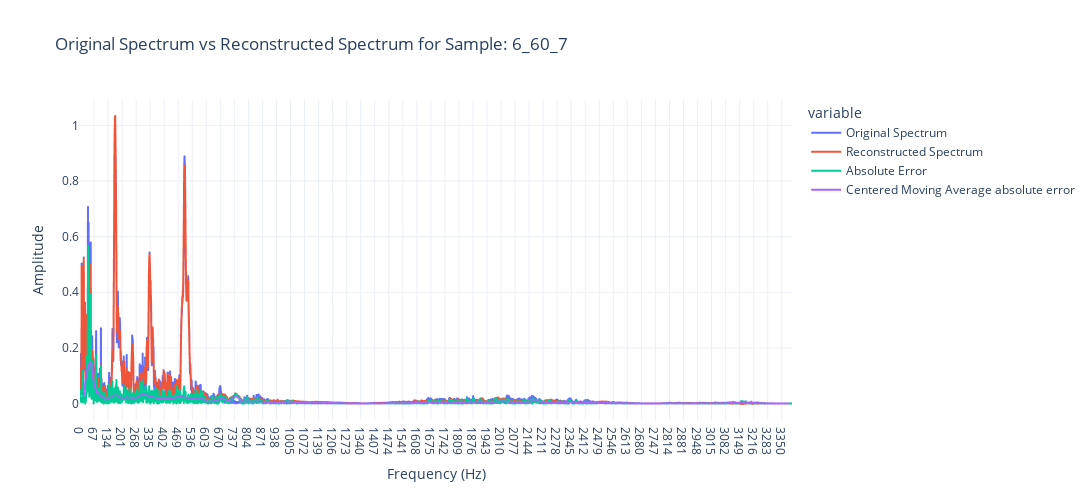
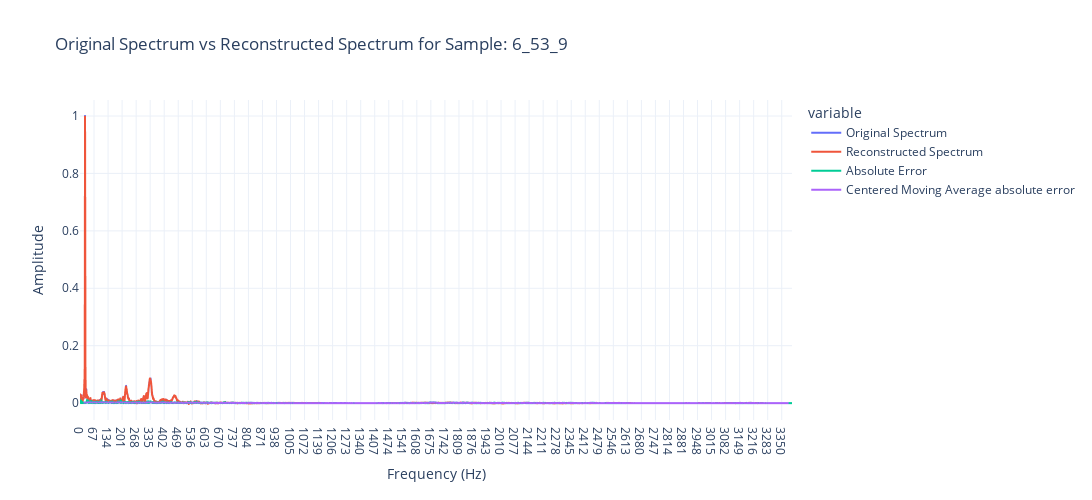

These figures' notebook cell, in order:
### Code cell
# take the first sample with the highest reconstruction error and plot the original spectrum and the reconstructed spectrum
sample_with_highest_error = reconstruction_error_pca_df.sort_values(by='Reconstruction Error', ascending=False).iloc[0]
reconstruction_df_highest = get_reconstruction_analysis_df(sample_with_highest_error['Sample'])
title = "Original Spectrum vs Reconstructed Spectrum for Sample: " + sample_with_highest_error['Sample']
fig = px.line(reconstruction_df_highest,
    labels={'x': 'Frequency (Hz)', 'value': 'Amplitude'},
    title=title,
    width=1200,
    height=500,
    template="plotly_white"
)
fig.update_layout(
    xaxis_title="Frequency (Hz)",
    yaxis_title="Amplitude",
)
fig.show()
sample_with_lowest_error = reconstruction_error_pca_df.sort_values(by='Reconstruction Error', ascending=True).iloc[0]
reconstruction_df_lowest = get_reconstruction_analysis_df(sample_with_lowest_error['Sample'])
title = "Original Spectrum vs Reconstructed Spectrum for Sample: " + sample_with_lowest_error['Sample']
fig = px.line(reconstruction_df_lowest,
    labels={'x': 'Frequency (Hz)', 'value': 'Amplitude'},
    title=title,
    width=1200,
    height=500,
    template="plotly_white"
)
fig.update_layout(
    xaxis_title="Frequency (Hz)",
    yaxis_title="Amplitude",
)
fig.show()

### Figure 1 — Plotly figure (JSON) as saved in the notebook; plotly's stock layout.template omitted (floating-point values rounded to 4 significant figures; data arrays with more than 128 entries replaced by an {"elided": "..."} marker saying what was removed)
{"data": [{"hovertemplate": "variable=Original Spectrum<br>Frequency (Hz)=%{x}<br>Amplitude=%{y}<extra></extra>", "legendgroup": "Original Spectrum", "line": {"color": "#636efa", "dash": "solid"}, "marker": {"symbol": "circle"}, "mode": "lines", "name": "Original Spectrum", "showlegend": true, "type": "scattergl", "x": {"elided": "3400 str values"}, "xaxis": "x", "y": {"elided": "3400 float values"}, "yaxis": "y"}, {"hovertemplate": "variable=Reconstructed Spectrum<br>Frequency (Hz)=%{x}<br>Amplitude=%{y}<extra></extra>", "legendgroup": "Reconstructed Spectrum", "line": {"color": "#EF553B", "dash": "solid"}, "marker": {"symbol": "circle"}, "mode": "lines", "name": "Reconstructed Spectrum", "showlegend": true, "type": "scattergl", "x": {"elided": "3400 str values"}, "xaxis": "x", "y": {"elided": "3400 float values"}, "yaxis": "y"}, {"hovertemplate": "variable=Absolute Error<br>Frequency (Hz)=%{x}<br>Amplitude=%{y}<extra></extra>", "legendgroup": "Absolute Error", "line": {"color": "#00cc96", "dash": "solid"}, "marker": {"symbol": "circle"}, "mode": "lines", "name": "Absolute Error", "showlegend": true, "type": "scattergl", "x": {"elided": "3400 str values"}, "xaxis": "x", "y": {"elided": "3400 float values"}, "yaxis": "y"}, {"hovertemplate": "variable=Centered Moving Average absolute error<br>Frequency (Hz)=%{x}<br>Amplitude=%{y}<extra></extra>", "legendgroup": "Centered Moving Average absolute error", "line": {"color": "#ab63fa", "dash": "solid"}, "marker": {"symbol": "circle"}, "mode": "lines", "name": "Centered Moving Average absolute error", "showlegend": true, "type": "scattergl", "x": {"elided": "3400 str values"}, "xaxis": "x", "y": {"elided": "3400 float values"}, "yaxis": "y"}], "layout": {"height": 500, "legend": {"title": {"text": "variable"}, "tracegroupgap": 0}, "title": {"text": "Original Spectrum vs Reconstructed Spectrum for Sample: 6_60_7"}, "width": 1200, "xaxis": {"anchor": "y", "domain": [0, 1], "title": {"text": "Frequency (Hz)"}}, "yaxis": {"anchor": "x", "domain": [0, 1], "title": {"text": "Amplitude"}}}}

### Figure 2 — Plotly figure (JSON) as saved in the notebook; plotly's stock layout.template omitted (floating-point values rounded to 4 significant figures; data arrays with more than 128 entries replaced by an {"elided": "..."} marker saying what was removed)
{"data": [{"hovertemplate": "variable=Original Spectrum<br>Frequency (Hz)=%{x}<br>Amplitude=%{y}<extra></extra>", "legendgroup": "Original Spectrum", "line": {"color": "#636efa", "dash": "solid"}, "marker": {"symbol": "circle"}, "mode": "lines", "name": "Original Spectrum", "showlegend": true, "type": "scattergl", "x": {"elided": "3400 str values"}, "xaxis": "x", "y": {"elided": "3400 float values"}, "yaxis": "y"}, {"hovertemplate": "variable=Reconstructed Spectrum<br>Frequency (Hz)=%{x}<br>Amplitude=%{y}<extra></extra>", "legendgroup": "Reconstructed Spectrum", "line": {"color": "#EF553B", "dash": "solid"}, "marker": {"symbol": "circle"}, "mode": "lines", "name": "Reconstructed Spectrum", "showlegend": true, "type": "scattergl", "x": {"elided": "3400 str values"}, "xaxis": "x", "y": {"elided": "3400 float values"}, "yaxis": "y"}, {"hovertemplate": "variable=Absolute Error<br>Frequency (Hz)=%{x}<br>Amplitude=%{y}<extra></extra>", "legendgroup": "Absolute Error", "line": {"color": "#00cc96", "dash": "solid"}, "marker": {"symbol": "circle"}, "mode": "lines", "name": "Absolute Error", "showlegend": true, "type": "scattergl", "x": {"elided": "3400 str values"}, "xaxis": "x", "y": {"elided": "3400 float values"}, "yaxis": "y"}, {"hovertemplate": "variable=Centered Moving Average absolute error<br>Frequency (Hz)=%{x}<br>Amplitude=%{y}<extra></extra>", "legendgroup": "Centered Moving Average absolute error", "line": {"color": "#ab63fa", "dash": "solid"}, "marker": {"symbol": "circle"}, "mode": "lines", "name": "Centered Moving Average absolute error", "showlegend": true, "type": "scattergl", "x": {"elided": "3400 str values"}, "xaxis": "x", "y": {"elided": "3400 float values"}, "yaxis": "y"}], "layout": {"height": 500, "legend": {"title": {"text": "variable"}, "tracegroupgap": 0}, "title": {"text": "Original Spectrum vs Reconstructed Spectrum for Sample: 6_53_9"}, "width": 1200, "xaxis": {"anchor": "y", "domain": [0, 1], "title": {"text": "Frequency (Hz)"}}, "yaxis": {"anchor": "x", "domain": [0, 1], "title": {"text": "Amplitude"}}}}
